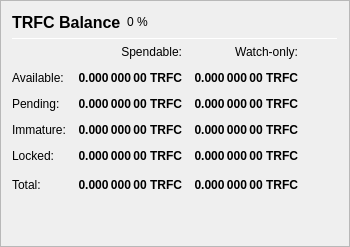
                   <widget class="QFrame" name="frame_Balances">
                    <property name="frameShape">
                     <enum>QFrame::StyledPanel</enum>
                    </property>
                    <property name="frameShadow">
                     <enum>QFrame::Raised</enum>
                    </property>
                    <layout class="QVBoxLayout" name="verticalLayout_4">
                     <item>
                      <layout class="QHBoxLayout" name="horizontalLayout_4">
                       <item>
                        <widget class="QLabel" name="label_5">
                         <property name="minimumSize">
                          <size>
                           <width>0</width>
                           <height>20</height>
                          </size>
                         </property>
                         <property name="font">
                          <font>
                           <pointsize>12</pointsize>
                           <weight>75</weight>
                           <bold>true</bold>
                          </font>
                         </property>
                         <property name="text">
                          <string>TRFC Balance</string>
                         </property>
                        </widget>
                       </item>
                       <item>
                        <widget class="QLabel" name="labelTRFCPercent">
                         <property name="text">
                          <string notr="true">0 %</string>
                         </property>
                        </widget>
                       </item>
                       <item>
                        <spacer name="horizontalSpacer_3">
                         <property name="orientation">
                          <enum>Qt::Horizontal</enum>
                         </property>
                         <property name="sizeHint" stdset="0">
                          <size>
                           <width>40</width>
                           <height>20</height>
                          </size>
                         </property>
                        </spacer>
                       </item>
                      </layout>
                     </item>
                     <item>
                      <widget class="Line" name="line_Balance">
                       <property name="minimumSize">
                        <size>
                         <width>0</width>
                         <height>1</height>
                        </size>
                       </property>
                       <property name="maximumSize">
                        <size>
                         <width>16777215</width>
                         <height>1</height>
                        </size>
                       </property>
                       <property name="orientation">
                        <enum>Qt::Horizontal</enum>
                       </property>
                      </widget>
                     </item>
                     <item>
                      <layout class="QGridLayout" name="gridLayout">
                       <property name="spacing">
                        <number>12</number>
                       </property>
                       <item row="0" column="1">
                        <widget class="QLabel" name="labelSpendable">
                         <property name="text">
                          <string>Spendable:</string>
                         </property>
                         <property name="alignment">
                          <set>Qt::AlignRight|Qt::AlignTrailing|Qt::AlignVCenter</set>
                         </property>
                        </widget>
                       </item>
                       <item row="0" column="2">
                        <widget class="QLabel" name="labelWatchonly">
                         <property name="text">
                          <string>Watch-only:</string>
                         </property>
                         <property name="alignment">
                          <set>Qt::AlignRight|Qt::AlignTrailing|Qt::AlignVCenter</set>
                         </property>
                        </widget>
                       </item>
                       <item row="1" column="0">
                        <widget class="QLabel" name="labelBalanceText">
                         <property name="text">
                          <string>Available:</string>
                         </property>
                        </widget>
                       </item>
                       <item row="1" column="1">
                        <widget class="QLabel" name="labelBalance">
                         <property name="font">
                          <font>
                           <weight>75</weight>
                           <bold>true</bold>
                          </font>
                         </property>
                         <property name="cursor">
                          <cursorShape>IBeamCursor</cursorShape>
                         </property>
                         <property name="toolTip">
                          <string>Your current spendable balance</string>
                         </property>
                         <property name="text">
                          <string notr="true">0.000 000 00 TRFC</string>
                         </property>
                         <property name="alignment">
                          <set>Qt::AlignRight|Qt::AlignTrailing|Qt::AlignVCenter</set>
                         </property>
                         <property name="textInteractionFlags">
                          <set>Qt::LinksAccessibleByMouse|Qt::TextSelectableByKeyboard|Qt::TextSelectableByMouse</set>
                         </property>
                        </widget>
                       </item>
                       <item row="1" column="2">
                        <widget class="QLabel" name="labelWatchAvailable">
                         <property name="font">
                          <font>
                           <weight>75</weight>
                           <bold>true</bold>
                          </font>
                         </property>
                         <property name="cursor">
                          <cursorShape>IBeamCursor</cursorShape>
                         </property>
                         <property name="toolTip">
                          <string>Your current balance in watch-only addresses</string>
                         </property>
                         <property name="text">
                          <string notr="true">0.000 000 00 TRFC</string>
                         </property>
                         <property name="alignment">
                          <set>Qt::AlignRight|Qt::AlignTrailing|Qt::AlignVCenter</set>
                         </property>
                         <property name="textInteractionFlags">
                          <set>Qt::LinksAccessibleByMouse|Qt::TextSelectableByKeyboard|Qt::TextSelectableByMouse</set>
                         </property>
                        </widget>
                       </item>
                       <item row="2" column="0">
                        <widget class="QLabel" name="labelPendingText">
                         <property name="text">
                          <string>Pending:</string>
                         </property>
                        </widget>
                       </item>
                       <item row="2" column="1">
                        <widget class="QLabel" name="labelUnconfirmed">
                         <property name="font">
                          <font>
                           <weight>75</weight>
                           <bold>true</bold>
                          </font>
                         </property>
                         <property name="cursor">
                          <cursorShape>IBeamCursor</cursorShape>
                         </property>
                         <property name="toolTip">
                          <string>Total of transactions that have yet to be confirmed, and do not yet count toward the spendable balance</string>
                         </property>
                         <property name="text">
                          <string notr="true">0.000 000 00 TRFC</string>
                         </property>
                         <property name="alignment">
                          <set>Qt::AlignRight|Qt::AlignTrailing|Qt::AlignVCenter</set>
                         </property>
                         <property name="textInteractionFlags">
                          <set>Qt::LinksAccessibleByMouse|Qt::TextSelectableByKeyboard|Qt::TextSelectableByMouse</set>
                         </property>
                        </widget>
                       </item>
                       <item row="2" column="2">
                        <widget class="QLabel" name="labelWatchPending">
                         <property name="font">
                          <font>
                           <weight>75</weight>
                           <bold>true</bold>
                          </font>
                         </property>
                         <property name="cursor">
                          <cursorShape>IBeamCursor</cursorShape>
                         </property>
                         <property name="toolTip">
                          <string>Unconfirmed transactions to watch-only addresses</string>
                         </property>
                         <property name="text">
                          <string notr="true">0.000 000 00 TRFC</string>
                         </property>
                         <property name="alignment">
                          <set>Qt::AlignRight|Qt::AlignTrailing|Qt::AlignVCenter</set>
                         </property>
                         <property name="textInteractionFlags">
                          <set>Qt::LinksAccessibleByMouse|Qt::TextSelectableByKeyboard|Qt::TextSelectableByMouse</set>
                         </property>
                        </widget>
                       </item>
                       <item row="3" column="0">
                        <widget class="QLabel" name="labelImmatureText">
                         <property name="text">
                          <string>Immature:</string>
                         </property>
                        </widget>
                       </item>
                       <item row="3" column="1">
                        <widget class="QLabel" name="labelImmature">
                         <property name="font">
                          <font>
                           <weight>75</weight>
                           <bold>true</bold>
                          </font>
                         </property>
                         <property name="cursor">
                          <cursorShape>IBeamCursor</cursorShape>
                         </property>
                         <property name="toolTip">
                          <string>Staked or masternode rewards that has not yet matured</string>
                         </property>
                         <property name="text">
                          <string notr="true">0.000 000 00 TRFC</string>
                         </property>
                         <property name="alignment">
                          <set>Qt::AlignRight|Qt::AlignTrailing|Qt::AlignVCenter</set>
                         </property>
                         <property name="textInteractionFlags">
                          <set>Qt::LinksAccessibleByMouse|Qt::TextSelectableByKeyboard|Qt::TextSelectableByMouse</set>
                         </property>
                        </widget>
                       </item>
                       <item row="3" column="2">
                        <widget class="QLabel" name="labelWatchImmature">
                         <property name="font">
                          <font>
                           <weight>75</weight>
                           <bold>true</bold>
                          </font>
                         </property>
                         <property name="cursor">
                          <cursorShape>IBeamCursor</cursorShape>
                         </property>
                         <property name="toolTip">
                          <string>Staked or masternode rewards in watch-only addresses that has not yet matured</string>
                         </property>
                         <property name="text">
                          <string notr="true">0.000 000 00 TRFC</string>
                         </property>
                         <property name="alignment">
                          <set>Qt::AlignRight|Qt::AlignTrailing|Qt::AlignVCenter</set>
                         </property>
                         <property name="textInteractionFlags">
                          <set>Qt::LinksAccessibleByMouse|Qt::TextSelectableByKeyboard|Qt::TextSelectableByMouse</set>
                         </property>
                        </widget>
                       </item>
                       <item row="4" column="0">
                        <widget class="QLabel" name="labelLockedBalanceText">
                         <property name="toolTip">
                          <string>Locked TRFC or Masternode collaterals. These are excluded from zTRFC minting.</string>
                         </property>
                         <property name="text">
                          <string>Locked:</string>
                         </property>
                        </widget>
                       </item>
                       <item row="4" column="1">
                        <widget class="QLabel" name="labelLockedBalance">
                         <property name="font">
                          <font>
                           <weight>75</weight>
                           <bold>true</bold>
                          </font>
                         </property>
                         <property name="cursor">
                          <cursorShape>IBeamCursor</cursorShape>
                         </property>
                         <property name="toolTip">
                          <string>Locked TRFC or Masternode collaterals. These are excluded from zTRFC minting.</string>
                         </property>
                         <property name="text">
                          <string notr="true">0.000 000 00 TRFC</string>
                         </property>
                         <property name="alignment">
                          <set>Qt::AlignRight|Qt::AlignTrailing|Qt::AlignVCenter</set>
                         </property>
                         <property name="textInteractionFlags">
                          <set>Qt::LinksAccessibleByMouse|Qt::TextSelectableByKeyboard|Qt::TextSelectableByMouse</set>
                         </property>
                        </widget>
                       </item>
                       <item row="4" column="2">
                        <widget class="QLabel" name="labelWatchLocked">
                         <property name="font">
                          <font>
                           <weight>75</weight>
                           <bold>true</bold>
                          </font>
                         </property>
                         <property name="cursor">
                          <cursorShape>IBeamCursor</cursorShape>
                         </property>
                         <property name="toolTip">
                          <string>Current locked balance in watch-only addresses</string>
                         </property>
                         <property name="text">
                          <string notr="true">0.000 000 00 TRFC</string>
                         </property>
                         <property name="alignment">
                          <set>Qt::AlignRight|Qt::AlignTrailing|Qt::AlignVCenter</set>
                         </property>
                         <property name="textInteractionFlags">
                          <set>Qt::LinksAccessibleByMouse|Qt::TextSelectableByKeyboard|Qt::TextSelectableByMouse</set>
                         </property>
                        </widget>
                       </item>
                       <item row="5" column="0">
                        <widget class="QLabel" name="labelTotalText">
                         <property name="toolTip">
                          <string>Your current TRAFICOIN balance, unconfirmed and immature transactions included</string>
                         </property>
                         <property name="text">
                          <string>Total:</string>
                         </property>
                        </widget>
                       </item>
                       <item row="5" column="1">
                        <widget class="QLabel" name="labelTotal">
                         <property name="font">
                          <font>
                           <weight>75</weight>
                           <bold>true</bold>
                          </font>
                         </property>
                         <property name="cursor">
                          <cursorShape>IBeamCursor</cursorShape>
                         </property>
                         <property name="toolTip">
                          <string>Your current TRAFICOIN balance, unconfirmed and immature transactions included</string>
                         </property>
                         <property name="text">
                          <string notr="true">0.000 000 00 TRFC</string>
                         </property>
                         <property name="alignment">
                          <set>Qt::AlignRight|Qt::AlignTrailing|Qt::AlignVCenter</set>
                         </property>
                         <property name="textInteractionFlags">
                          <set>Qt::LinksAccessibleByMouse|Qt::TextSelectableByKeyboard|Qt::TextSelectableByMouse</set>
                         </property>
                        </widget>
                       </item>
                       <item row="5" column="2">
                        <widget class="QLabel" name="labelWatchTotal">
                         <property name="font">
                          <font>
                           <weight>75</weight>
                           <bold>true</bold>
                          </font>
                         </property>
                         <property name="cursor">
                          <cursorShape>IBeamCursor</cursorShape>
                         </property>
                         <property name="toolTip">
                          <string>Current total balance in watch-only addresses</string>
                         </property>
                         <property name="text">
                          <string notr="true">0.000 000 00 TRFC</string>
                         </property>
                         <property name="alignment">
                          <set>Qt::AlignRight|Qt::AlignTrailing|Qt::AlignVCenter</set>
                         </property>
                         <property name="textInteractionFlags">
                          <set>Qt::LinksAccessibleByMouse|Qt::TextSelectableByKeyboard|Qt::TextSelectableByMouse</set>
                         </property>
                        </widget>
                       </item>
                       <item row="5" column="3">
                        <spacer name="horizontalSpacer_9">
                         <property name="orientation">
                          <enum>Qt::Horizontal</enum>
                         </property>
                         <property name="sizeHint" stdset="0">
                          <size>
                           <width>40</width>
                           <height>20</height>
                          </size>
                         </property>
                        </spacer>
                       </item>
                      </layout>
                     </item>
                     <item>
                      <spacer name="verticalSpacer_3">
                       <property name="orientation">
                        <enum>Qt::Vertical</enum>
                       </property>
                       <property name="sizeHint" stdset="0">
                        <size>
                         <width>20</width>
                         <height>40</height>
                        </size>
                       </property>
                      </spacer>
                     </item>
                    </layout>
                   </widget>
